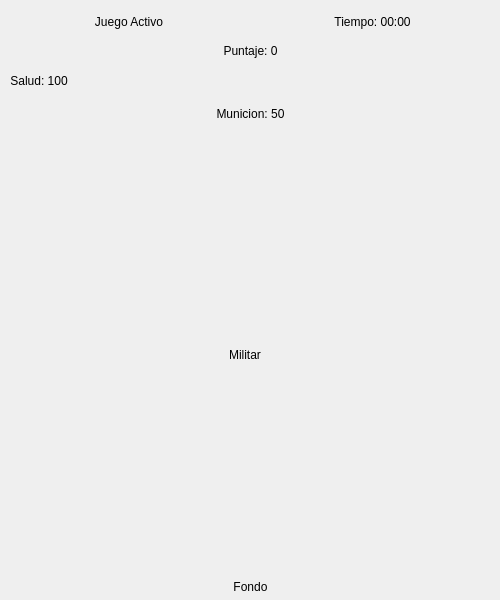
<?xml version="1.0" encoding="UTF-8"?>
<ui version="4.0">
 <class>Form</class>
 <widget class="QWidget" name="Form">
  <property name="geometry">
   <rect>
    <x>0</x>
    <y>0</y>
    <width>500</width>
    <height>600</height>
   </rect>
  </property>
  <property name="windowTitle">
   <string>Form</string>
  </property>
  <widget class="QWidget" name="verticalLayoutWidget">
   <property name="geometry">
    <rect>
     <x>10</x>
     <y>10</y>
     <width>481</width>
     <height>111</height>
    </rect>
   </property>
   <layout class="QVBoxLayout" name="verticalLayout">
    <item>
     <layout class="QHBoxLayout" name="horizontalLayout">
      <item>
       <widget class="QLabel" name="EstadoJuegoLabel">
        <property name="text">
         <string>Juego Activo</string>
        </property>
        <property name="alignment">
         <set>Qt::AlignCenter</set>
        </property>
       </widget>
      </item>
      <item>
       <widget class="QLabel" name="RelojLabel">
        <property name="text">
         <string>Tiempo: 00:00</string>
        </property>
        <property name="alignment">
         <set>Qt::AlignCenter</set>
        </property>
       </widget>
      </item>
     </layout>
    </item>
    <item>
     <widget class="QLabel" name="PuntajeLabel">
      <property name="text">
       <string>Puntaje: 0</string>
      </property>
      <property name="alignment">
       <set>Qt::AlignCenter</set>
      </property>
     </widget>
    </item>
    <item>
     <layout class="QHBoxLayout" name="horizontalLayout_2">
      <item>
       <widget class="QLabel" name="SaludLabel">
        <property name="text">
         <string>Salud: 100</string>
        </property>
        <property name="alignment">
         <set>Qt::AlignCenter</set>
        </property>
       </widget>
      </item>
      <item>
       <spacer name="horizontalSpacer">
        <property name="orientation">
         <enum>Qt::Horizontal</enum>
        </property>
        <property name="sizeType">
         <enum>QSizePolicy::Fixed</enum>
        </property>
        <property name="sizeHint" stdset="0">
         <size>
          <width>20</width>
          <height>20</height>
         </size>
        </property>
       </spacer>
      </item>
      <item>
       <widget class="QLabel" name="BarraSaludLabel">
        <property name="text">
         <string/>
        </property>
       </widget>
      </item>
      <item>
       <spacer name="horizontalSpacer_2">
        <property name="orientation">
         <enum>Qt::Horizontal</enum>
        </property>
        <property name="sizeType">
         <enum>QSizePolicy::Expanding</enum>
        </property>
        <property name="sizeHint" stdset="0">
         <size>
          <width>10</width>
          <height>20</height>
         </size>
        </property>
       </spacer>
      </item>
     </layout>
    </item>
    <item>
     <widget class="QLabel" name="MunicionLabel">
      <property name="text">
       <string>Municion: 50</string>
      </property>
      <property name="alignment">
       <set>Qt::AlignBottom|Qt::AlignHCenter</set>
      </property>
     </widget>
    </item>
   </layout>
  </widget>
  <widget class="QWidget" name="ZonaJuego" native="true">
   <property name="geometry">
    <rect>
     <x>10</x>
     <y>130</y>
     <width>481</width>
     <height>461</height>
    </rect>
   </property>
   <widget class="QLabel" name="MilitarLabel">
    <property name="geometry">
     <rect>
      <x>210</x>
      <y>200</y>
      <width>50</width>
      <height>50</height>
     </rect>
    </property>
    <property name="sizePolicy">
     <sizepolicy hsizetype="Preferred" vsizetype="Preferred">
      <horstretch>0</horstretch>
      <verstretch>0</verstretch>
     </sizepolicy>
    </property>
    <property name="minimumSize">
     <size>
      <width>50</width>
      <height>50</height>
     </size>
    </property>
    <property name="maximumSize">
     <size>
      <width>50</width>
      <height>50</height>
     </size>
    </property>
    <property name="frameShape">
     <enum>QFrame::NoFrame</enum>
    </property>
    <property name="text">
     <string>Militar</string>
    </property>
    <property name="alignment">
     <set>Qt::AlignCenter</set>
    </property>
   </widget>
  </widget>
  <widget class="QLabel" name="ContornoZonaJuegoLabel">
   <property name="geometry">
    <rect>
     <x>7</x>
     <y>127</y>
     <width>487</width>
     <height>467</height>
    </rect>
   </property>
   <property name="text">
    <string>Fondo</string>
   </property>
   <property name="alignment">
    <set>Qt::AlignBottom|Qt::AlignHCenter</set>
   </property>
  </widget>
  <widget class="QLabel" name="FondoNulo">
   <property name="geometry">
    <rect>
     <x>0</x>
     <y>0</y>
     <width>500</width>
     <height>600</height>
    </rect>
   </property>
   <property name="text">
    <string/>
   </property>
  </widget>
  <zorder>FondoNulo</zorder>
  <zorder>ContornoZonaJuegoLabel</zorder>
  <zorder>verticalLayoutWidget</zorder>
  <zorder>ZonaJuego</zorder>
 </widget>
 <resources/>
 <connections/>
</ui>
